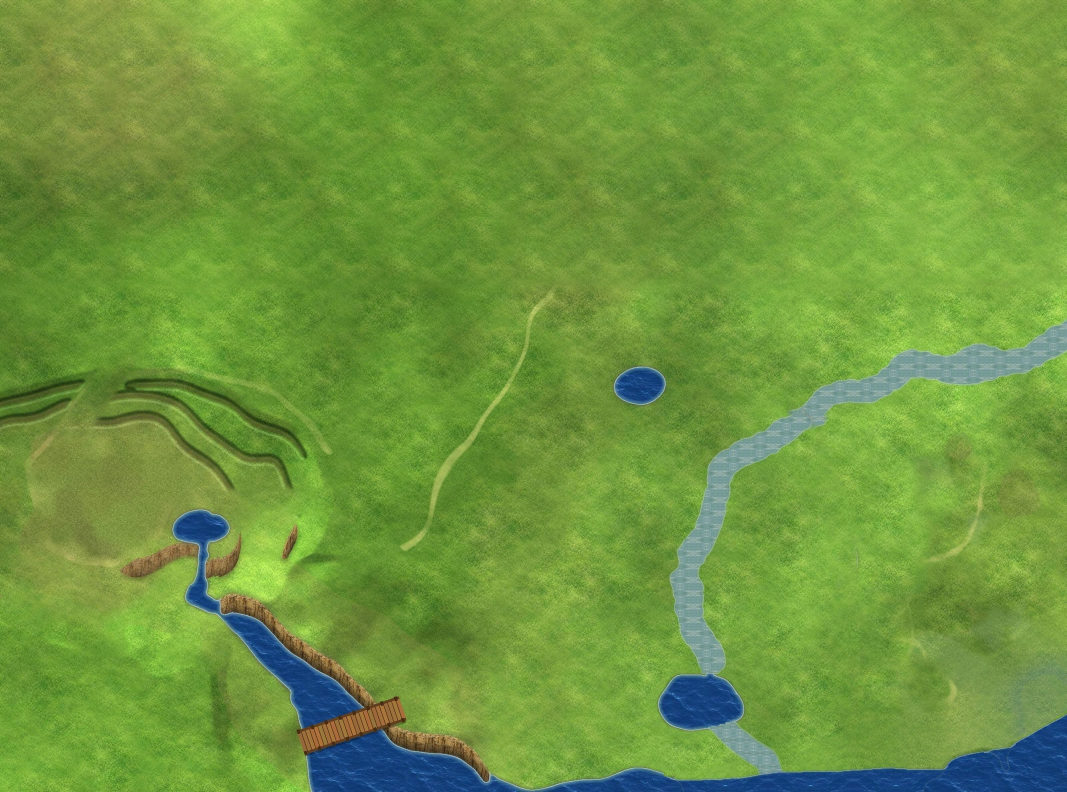
#> input picture assets/map/g00.jpg, 3200 x 2376 px, found by its file name (shown at 1/3 size); the run also reads 1 picture not shown here
$ python extend_cliff.py 5 5
#> lines starting #> are read from the running program, lines starting #| are printed output that depends on the picture; after the words box and inside, x2 and y2 are one past the last pixel; in counts of white or black regions, pixels touching at a corner belong together
# 一次性：西南河道东岸，悬崖在河道变宽处断掉——把上游一段悬崖平移复制到下游，接到桥头。
import numpy as np,cv2,sys
from PIL import Image
DX,DY=int(sys.argv[1]),int(sys.argv[2])
I=np.array(Image.open('assets/map/g00.jpg').convert('RGB')).astype(np.float32)
OY,OX=1700,600;B=I[OY:2300,OX:1350].copy()
#> after `B = I[OY:2300, OX:1350].copy()`:
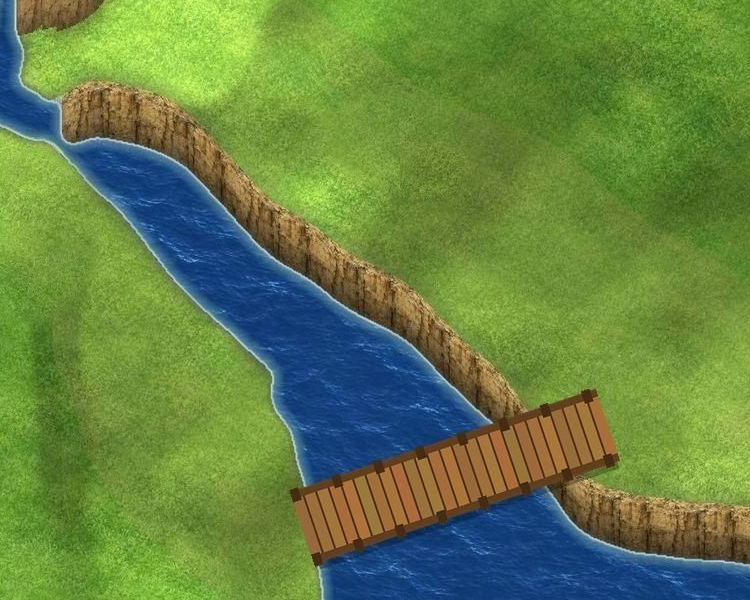
#> B: shape (600, 750, 3) float32; mean R, G, B 101.1, 130.4, 69
brown=(B[...,0]>B[...,2]+25)&(B[...,1]<B[...,0]+15)&(B[...,1]>B[...,2])
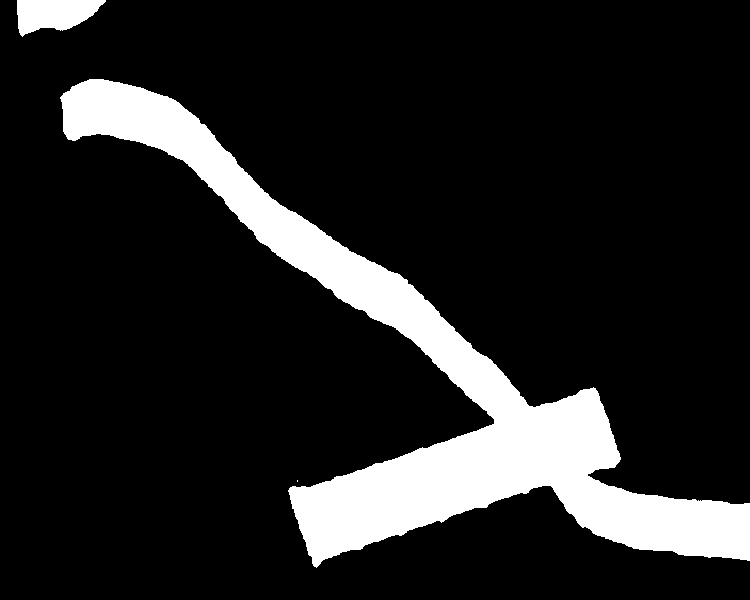
#> brown: shape (600, 750) bool; 13.8% white; 3 white regions (1 under 20 px), largest, box (x1, y1, x2, y2) and area: (60, 79, 750, 568) 59683, (17, 0, 106, 37) 2217
yy,xx=np.mgrid[0:B.shape[0],0:B.shape[1]]
srcm=brown&(xx>=120)&(xx<=310)&(yy<300)
#> srcm: shape (600, 750) bool; 2.3% white; 1 white region, box (x1, y1, x2, y2) and area: (120, 83, 311, 276) 10459
srcm=cv2.morphologyEx(srcm.astype(np.uint8),cv2.MORPH_CLOSE,np.ones((5,5),np.uint8))
srcm=cv2.dilate(srcm,np.ones((5,5),np.uint8))   # 带上一点水边白线
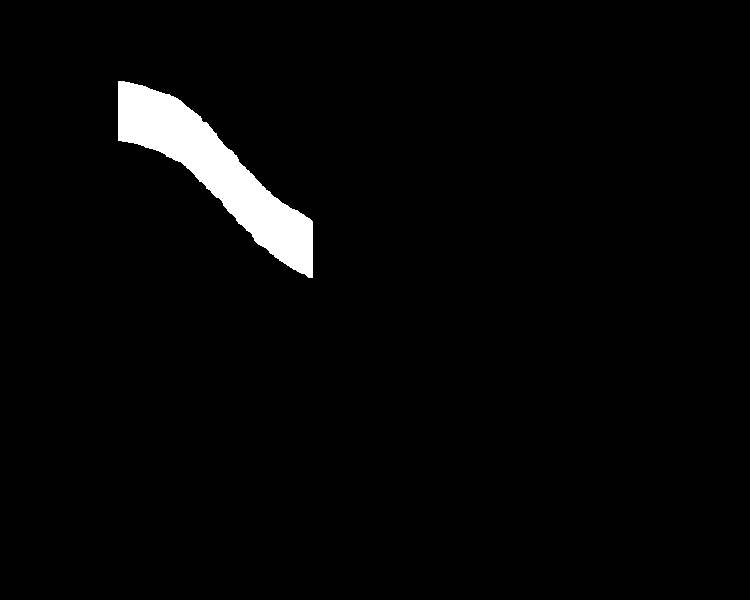
#> srcm: shape (600, 750); values 0 (black) and 1 (white), 2.7% white; 1 white region, box (x1, y1, x2, y2) and area: (118, 81, 313, 278) 12011
M=np.float32([[1,0,DX],[0,1,DY]])
dm=cv2.warpAffine(srcm.astype(np.float32),M,(B.shape[1],B.shape[0]))
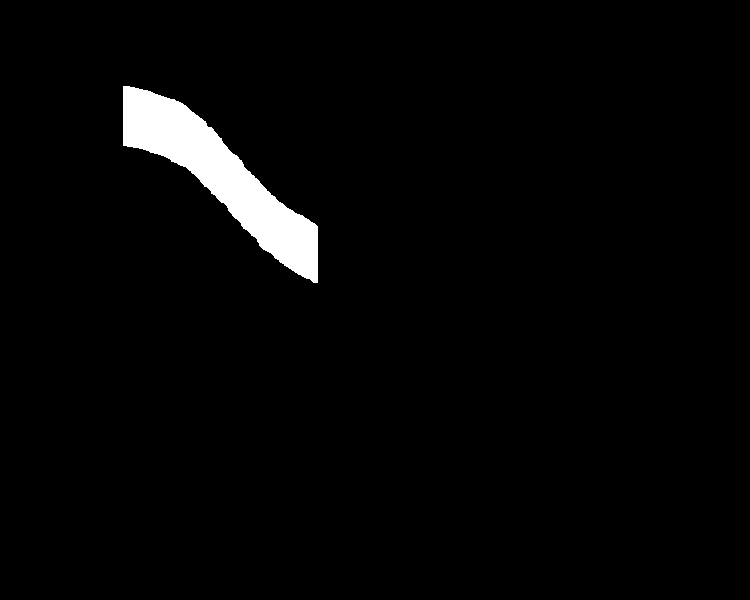
#> dm: shape (600, 750) float32; values 0 (black) and 1 (white), 2.7% white; 1 white region, box (x1, y1, x2, y2) and area: (123, 86, 318, 283) 12011
di=cv2.warpAffine(B,M,(B.shape[1],B.shape[0]))
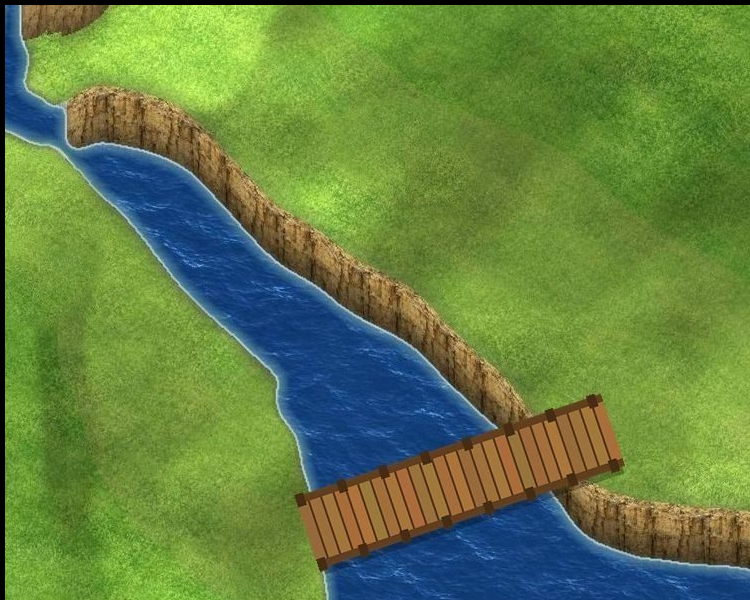
#> di: shape (600, 750, 3) float32; mean R, G, B 99.9, 128.6, 67.9
dm=dm*((yy<395)&(xx<540))
w=cv2.GaussianBlur(dm,(0,0),1.2)[...,None]
B=B*(1-w)+di*w
I[OY:2300,OX:1350]=B
Image.fromarray(I.astype(np.uint8)).save('assets/map/g00.jpg',quality=90)
C=np.array(Image.open('assets/map/coll.png'))
m=cv2.resize((dm>.5).astype(np.uint8),(B.shape[1]//2,B.shape[0]//2),interpolation=cv2.INTER_NEAREST).astype(bool)
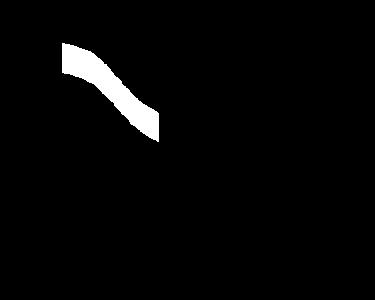
#> m: shape (300, 375) bool; 2.7% white; 1 white region, box (x1, y1, x2, y2) and area: (62, 43, 159, 142) 2986
sub=C[OY//2:OY//2+m.shape[0],OX//2:OX//2+m.shape[1],0];sub[m]=1
#> after `sub = C[OY // 2:OY // 2 + m.shape[0], OX // 2:OX // 2 + m.shape[1], 0]`:
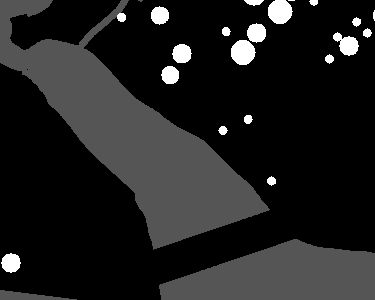
#> sub: shape (300, 375); min 0, max 3, mean 0.373; drawn with min black and max white
#> after `sub[m] = 1`: sub: shape (300, 375); 0.06% of pixels changed, all inside (x1, y1, x2, y2) = (90, 51, 138, 99)
Image.fromarray(C).save('assets/map/coll.png')
